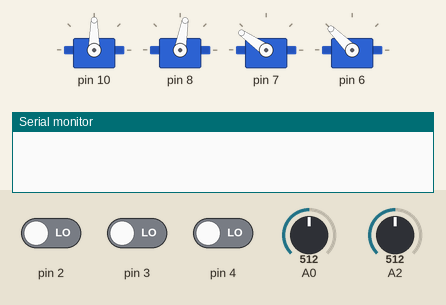
Simulated run of this sketch. Board: Arduino Uno, built with avr-gcc and run on an emulated ATmega328P. Parts: 4 × servo, the last lines printed to the serial monitor. Inputs (shaded band) come from the test bench; at power-on: A2 = 512, pin 2 LOW, pin 3 LOW, pin 4 LOW, A0 = 512.

Above: at 3.2 s.
3.3 s: A2 set to 402
4.8 s: A2 set to 422
At 5.3 s:
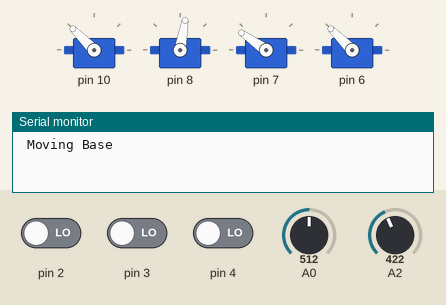
Timing chart, 0 to 7.8 s (numbered marks = the images above; inputs shaded):
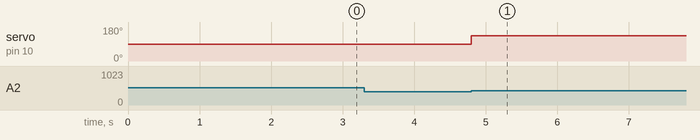

Measured:
- after the input at 4.8 s, servo on pin 10: 90° → 135° at once

The sketch:

NOLOW.ino
```cpp
#include <Servo.h>
#include <SPI.h>

const int SERVOS = 4;
int PIN[SERVOS], MIN[SERVOS], MAX[SERVOS], INITANGLE[SERVOS], ANA[SERVOS], DIG[3], ARM[3][2][2], WRIST[2], BASE[5], CLAW[2], baseIndex, clawIndex, onOff, offset[3];
Servo myservo[SERVOS];

/////////////////
/*
THIS VERSION DOES NOT INCLUDE WRIST DOWN
Well not as far, everything is very tall.
Only temporary for school pilot on 06/03/2016
*/
/////////////////

//CURRENT STATUS
//Arm is not going out far enough
//Arm does not have enough difference when going up and down

void setup()   {
  Serial.begin(9600);

  //Dallas is 0000

  offset[0] = 0;//0;
  offset[1] = 0;//10;
  offset[2] = 0;//-35;
  offset[3] = 0;//-10;


  baseIndex = 2;
  BASE[0] = 0;
  BASE[1] = 45;
  BASE[2] = 90;
  BASE[3] = 135;
  BASE[4] = 180;
  //Middle Servo
  PIN[0] = 10;

  //Original values for max and min, not actually used anywhere
  /*
  MIN[0] = BASE[0];
  MAX[0] = BASE[4];
  */
  INITANGLE[0] = BASE[baseIndex];

  /////////////Right Side
  PIN[1] = 8;

  //Original values for max and min, not actually used anywhere
  /*
  MIN[1] = 60; // This should bring the lever to just below 90deg to ground
  MAX[1] = 165; //supposed to be 160. That's whay jamie left it at.
  */

  //CHANGE THESE VALUES FOR RIGHT MOTOR POSITION
  ARM[1][0][0] = 80;
  ARM[1][0][1] = 80;
  ARM[1][1][0] = 120;
  ARM[1][1][1] = 100;
  INITANGLE[1] = ARM[1][0][0]; // This should bring the lever parallel with the ground
  ANA[0] = 0;


  ///////////////Left Side
  PIN[2] = 7;

  //Original values for max and min, not actually used anywhere
  /*
  MIN[2] = 40;
  MAX[2] = 180;
  */
  //CHANGE THESE VALUES FOR LEFT ARM POSITION
  //FIRST INDEX IS BACK/FORWARD
  //SECOND INDEX IS UP/DOWN
  ARM[2][0][0] = 145;
  ARM[2][0][1] = 180;
  ARM[2][1][0] = 145;
  ARM[2][1][1] = 180;
  INITANGLE[2] = ARM[2][0][0];
  ANA[1] = 2;
  DIG[0] = 4;
  //Claw Servo
  PIN[3] = 6;
  MIN[3] = 90;
  MAX[3] = 135;
  INITANGLE[3] = MAX[3]; //started as 100
  DIG[1] = 3;

  WRIST[0] = 0;
  WRIST[1] = 0;
  CLAW[0] = MIN[3];
  CLAW[1] = MAX[3];
  clawIndex = 1;

  DIG[2] = 2;

  onOff = 1;

  for (int i = 0; i < SERVOS; i++) {
    myservo[i].attach(PIN[i]);
    myservo[i].write(INITANGLE[i]);
    delay(500);
  }
}

void basePos()
{
  int value = analogRead(ANA[1]);
  //Serial.print("Base: ");
  //Serial.print(value);
  if (value < 412)
  {
    Serial.print(" Moving Base ");
    baseIndex++;
    if (baseIndex > 4)
      baseIndex = 4;
  }
  else if (value > 612)
  {
    Serial.print(" Moving Base ");
    baseIndex--;
    if (baseIndex < 0)
      baseIndex = 0;
  }
  while (analogRead(ANA[1]) > 612 || analogRead(ANA[1]) < 412);
}

void horzPos()
{
  int value = analogRead(ANA[0]);
  //Serial.print("Horz: ");
  //Serial.println(value);
  if( WRIST[1] == 1 )
  {
    if (value > 612)
    {
      Serial.print(" Moving Arm ");
      if (WRIST[0] == 0)
        WRIST[0] = 1;
    }
    else if (value < 412)
    {
      Serial.print(" Moving Arm ");
      if (WRIST[0] == 1)
        WRIST[0] = 0;
    }
  }
  while (analogRead(ANA[0]) > 612 || analogRead(ANA[0]) < 412);
}

void toggleWrist()
{
  Serial.print(" Toggling wrist ");
  if (WRIST[1] == 0)
    WRIST[1] = 1;
  else if (WRIST[1] == 1)
    WRIST[1] = 0;
}

void toggleClaw()

{
  Serial.print(" Toggling Claw ");
  if (clawIndex == 0)
    clawIndex = 1;
  else if (clawIndex == 1)
    clawIndex = 0;
}

void toggleOn()
{
  if(onOff == 1)
    stopMoving();
  else
    startMoving();

}

void startMoving()
{

  //Serial.print("Start All Movement ");
  //Serial.println();

  for (int i = 0; i < SERVOS; i++) {
    myservo[i].attach(PIN[i]);
    myservo[i].write(INITANGLE[i]);
    delay(500);
  }
  onOff = 1;
}

void stopMoving()
{
  //Serial.print("Stop All Movement ");
  //Serial.println();

  for (int i = 0; i < SERVOS; i++)
    myservo[i].detach();

  WRIST[0] = 0;
  WRIST[1] = 0;
  clawIndex = 1;
  baseIndex = 2;

  onOff = 0;
}

int debounce(int pin)
{
  int value = digitalRead(pin);
  if ( value == 1 )
  {
    delay(100);
    if (value == digitalRead(pin))
    {
      while (digitalRead(pin) == 1);
      return 1;
    }
  }
  return 0;
}

void writeServos()
{
  myservo[0].write(BASE[baseIndex]);
  delay(50);
  for (int i = 1; i < 3; i++)
  {
    myservo[i].write(ARM[i][WRIST[0]][WRIST[1]]);
    delay(50);
  }
  myservo[3].write(CLAW[clawIndex]);
}


void loop()
{
  delay(15); // Delay function to slow movement of arm down

  if (debounce(DIG[0]) == 1)
    toggleWrist();

  if (debounce(DIG[1]) == 1)
    toggleClaw();

  if (debounce(DIG[2]) == 1)
    toggleOn();
 //delay(300);

  basePos();
  horzPos();
  //if(onOff == 1)
  writeServos();
  //Serial.println();
}
```
